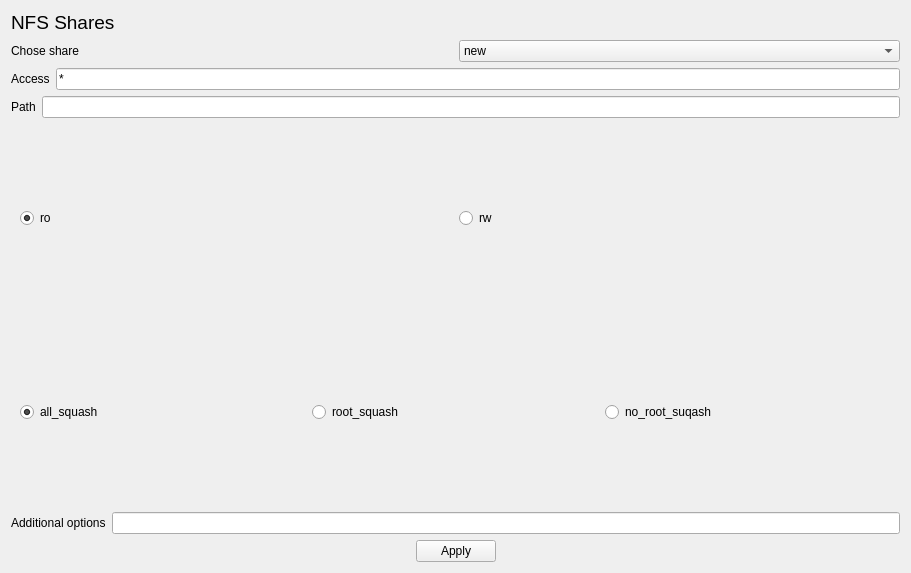
<?xml version="1.0" encoding="UTF-8"?>
<ui version="4.0">
 <class>nfs</class>
 <widget class="QWidget" name="nfs">
  <property name="geometry">
   <rect>
    <x>0</x>
    <y>0</y>
    <width>911</width>
    <height>573</height>
   </rect>
  </property>
  <property name="windowTitle">
   <string>Form</string>
  </property>
  <layout class="QVBoxLayout" name="verticalLayout">
   <item>
    <widget class="QLabel" name="nfs_label">
     <property name="sizePolicy">
      <sizepolicy hsizetype="Preferred" vsizetype="Fixed">
       <horstretch>0</horstretch>
       <verstretch>0</verstretch>
      </sizepolicy>
     </property>
     <property name="font">
      <font>
       <pointsize>14</pointsize>
      </font>
     </property>
     <property name="text">
      <string>NFS Shares</string>
     </property>
    </widget>
   </item>
   <item>
    <layout class="QHBoxLayout" name="share_layout">
     <item>
      <widget class="QLabel" name="choose_share_label">
       <property name="text">
        <string>Chose share</string>
       </property>
      </widget>
     </item>
     <item>
      <widget class="QComboBox" name="share_combobox">
       <item>
        <property name="text">
         <string>new</string>
        </property>
       </item>
      </widget>
     </item>
    </layout>
   </item>
   <item>
    <layout class="QHBoxLayout" name="access_layout">
     <item>
      <widget class="QLabel" name="access_label">
       <property name="text">
        <string>Access</string>
       </property>
      </widget>
     </item>
     <item>
      <widget class="QLineEdit" name="access">
       <property name="toolTip">
        <string>&lt;html&gt;&lt;head/&gt;&lt;body&gt;&lt;p&gt;Set access policy, eg. 10.10.10.11 or 10.10.10.0/24 or 10.10.10.0/24 172.16.0.0/16. Default is *.&lt;/p&gt;&lt;/body&gt;&lt;/html&gt;</string>
       </property>
       <property name="text">
        <string>*</string>
       </property>
      </widget>
     </item>
    </layout>
   </item>
   <item>
    <layout class="QHBoxLayout" name="path_layout">
     <item>
      <widget class="QLabel" name="path_label">
       <property name="text">
        <string>Path</string>
       </property>
      </widget>
     </item>
     <item>
      <widget class="QLineEdit" name="path"/>
     </item>
    </layout>
   </item>
   <item>
    <layout class="QHBoxLayout" name="permissions_layout">
     <item>
      <widget class="QWidget" name="widget_2" native="true">
       <property name="sizePolicy">
        <sizepolicy hsizetype="Preferred" vsizetype="Preferred">
         <horstretch>0</horstretch>
         <verstretch>0</verstretch>
        </sizepolicy>
       </property>
       <layout class="QHBoxLayout" name="horizontalLayout_2">
        <item>
         <widget class="QRadioButton" name="ro_radio">
          <property name="sizePolicy">
           <sizepolicy hsizetype="Minimum" vsizetype="Fixed">
            <horstretch>0</horstretch>
            <verstretch>0</verstretch>
           </sizepolicy>
          </property>
          <property name="text">
           <string>ro</string>
          </property>
          <property name="checked">
           <bool>true</bool>
          </property>
          <property name="autoExclusive">
           <bool>false</bool>
          </property>
         </widget>
        </item>
        <item>
         <widget class="QRadioButton" name="rw_radio">
          <property name="sizePolicy">
           <sizepolicy hsizetype="Minimum" vsizetype="Fixed">
            <horstretch>0</horstretch>
            <verstretch>0</verstretch>
           </sizepolicy>
          </property>
          <property name="text">
           <string>rw</string>
          </property>
         </widget>
        </item>
       </layout>
      </widget>
     </item>
    </layout>
   </item>
   <item>
    <layout class="QHBoxLayout" name="squash_layout">
     <item>
      <widget class="QWidget" name="widget" native="true">
       <property name="sizePolicy">
        <sizepolicy hsizetype="Preferred" vsizetype="Preferred">
         <horstretch>0</horstretch>
         <verstretch>0</verstretch>
        </sizepolicy>
       </property>
       <layout class="QHBoxLayout" name="horizontalLayout">
        <item>
         <widget class="QRadioButton" name="all_squash_radio">
          <property name="toolTip">
           <string>&lt;html&gt;&lt;head/&gt;&lt;body&gt;&lt;p&gt;All remote users as nfsnobody user&lt;/p&gt;&lt;/body&gt;&lt;/html&gt;</string>
          </property>
          <property name="text">
           <string>all_squash</string>
          </property>
          <property name="checked">
           <bool>true</bool>
          </property>
         </widget>
        </item>
        <item>
         <widget class="QRadioButton" name="root_squash_radio">
          <property name="toolTip">
           <string>&lt;html&gt;&lt;head/&gt;&lt;body&gt;&lt;p&gt;Client's root user doesn't have root permissions on share&lt;/p&gt;&lt;/body&gt;&lt;/html&gt;</string>
          </property>
          <property name="text">
           <string>root_squash</string>
          </property>
         </widget>
        </item>
        <item>
         <widget class="QRadioButton" name="no_root_squash_radio">
          <property name="toolTip">
           <string>&lt;html&gt;&lt;head/&gt;&lt;body&gt;&lt;p&gt;Client's root user has root permissions on share&lt;/p&gt;&lt;/body&gt;&lt;/html&gt;</string>
          </property>
          <property name="text">
           <string>no_root_suqash</string>
          </property>
         </widget>
        </item>
       </layout>
      </widget>
     </item>
    </layout>
   </item>
   <item>
    <layout class="QHBoxLayout" name="additional_options_layout">
     <item>
      <widget class="QLabel" name="additional_options_label">
       <property name="text">
        <string>Additional options</string>
       </property>
      </widget>
     </item>
     <item>
      <widget class="QLineEdit" name="additional_options">
       <property name="toolTip">
        <string>&lt;html&gt;&lt;head/&gt;&lt;body&gt;&lt;p&gt;Set additional options, eg. user mapping&lt;/p&gt;&lt;/body&gt;&lt;/html&gt;</string>
       </property>
      </widget>
     </item>
    </layout>
   </item>
   <item>
    <layout class="QHBoxLayout" name="apply_layout">
     <item>
      <spacer name="horizontalSpacer">
       <property name="orientation">
        <enum>Qt::Horizontal</enum>
       </property>
       <property name="sizeHint" stdset="0">
        <size>
         <width>40</width>
         <height>20</height>
        </size>
       </property>
      </spacer>
     </item>
     <item>
      <widget class="QPushButton" name="apply">
       <property name="text">
        <string>Apply</string>
       </property>
      </widget>
     </item>
     <item>
      <spacer name="horizontalSpacer_2">
       <property name="orientation">
        <enum>Qt::Horizontal</enum>
       </property>
       <property name="sizeHint" stdset="0">
        <size>
         <width>40</width>
         <height>20</height>
        </size>
       </property>
      </spacer>
     </item>
    </layout>
   </item>
  </layout>
 </widget>
 <resources/>
 <connections/>
</ui>
